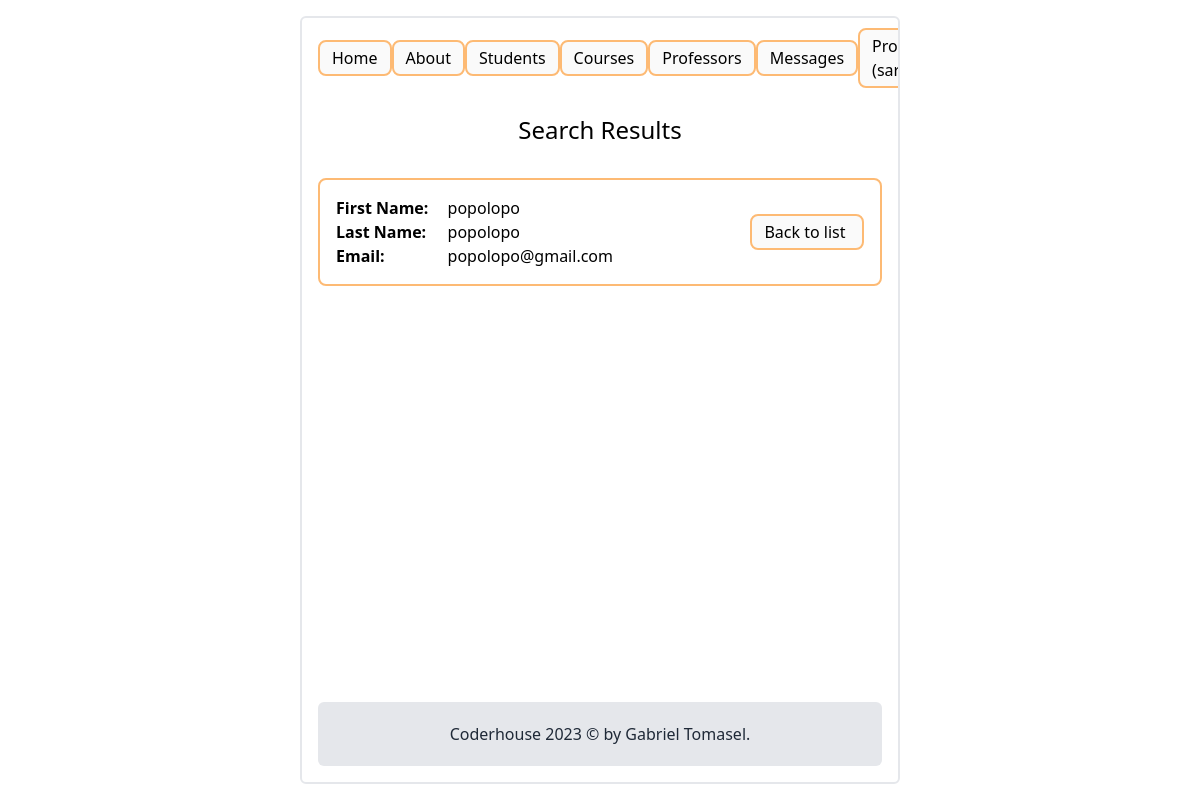
Screenshot of /students/6 (signed in) with the database file from the repository.
### students/models.py (models this page shows)
class Student(models.Model):
    first_name = models.CharField(max_length=25)
    last_name = models.CharField(max_length=25)
    email = models.EmailField()

### students/views.py (the view)
# urls.py: path('', include('students.urls')),
@login_required
def students(request, id=None):
    if id is not None:
        result = Student.objects.filter(Q(id__icontains=id))
    else:
        result = Student.objects.all()
    if len(result) > 0:
        return render(request, "students_search.html", {"search": result, "id": id})
    else:
        return render(request, "students_search.html", {"error": id})

### students/templates/students_search.html (shortened to what this page needs)
{% extends "parent.html" %}
{% load static %}
{% block title %}Search Results{% endblock %}
{% block main %}
{% if search %}
<div class="flex flex-col border-orange-300 border-2 rounded-lg p-4 space-y-4">
    {% for data in search %}
    <div class="flex w-full items-center">
        <div class="flex flex-col w-full">
            <div class="font-bold flex w-full">
                <div class="w-1/4">First Name: </div>
                <div class="font-normal ml-2">{{data.first_name}}</div>
            </div>
            {% if search|length <= 1 and id != None %}
            <div class="font-bold flex w-full">
                <div class="w-1/4">Last Name: </div>
                <div class="font-normal ml-2">{{data.last_name}}</div>
            </div>
            <div class="font-bold flex w-full">
                <div class="w-1/4">Email: </div>
                <div class="font-normal ml-2">{{data.email}}</div>
            </div>
            {% endif %}
        </div>
        <div class="flex flex-col">
            {% if search|length > 1 or id == None %}
            <a class="bg-zinc-50 hover:bg-orange-100 transition border-2 border-orange-300 py-1 px-3 rounded-lg" href="/students/{{data.id}}">Details</a>
            {% elif search|length <= 1 and id != None %}
            <a class="bg-zinc-50 hover:bg-orange-100 transition border-2 border-orange-300 py-1 px-3 rounded-lg w-[7.1rem]" href="/students">Back to list</a>
            {% endif %}
        </div>
    </div>
    {% endfor %}
</div>
{% endif %}
{% endblock %}

### main/templates/parent.html (shortened to what this page needs)
<!DOCTYPE html>
<html lang="en">
    <head>
        {% load static %}
        <link href="{% static 'css/index.css' %}" rel="stylesheet" />
        <script src="https://cdn.tailwindcss.com"></script>
    </head>
    <body class="h-screen flex flex-col items-center py-4">
        <div class="w-1/2 h-full flex flex-col border-2 p-4 rounded-md space-y-8 overflow-y-scroll" id="main">
            <div class="flex place-content-evenly items-center h-12">
                <a class="bg-zinc-50 hover:bg-orange-100 transition border-2 border-orange-300 py-1 px-3 rounded-lg" aria-current="page" href="{% url 'index' %}">Home</a>
                <a class="bg-zinc-50 hover:bg-orange-100 transition border-2 border-orange-300 py-1 px-3 rounded-lg" href="{% url 'about' %}">About</a>
                {% if request.user.is_authenticated %}
                    <a class="bg-zinc-50 hover:bg-orange-100 transition border-2 border-orange-300 py-1 px-3 rounded-lg" href="{% url 'students_form' %}">Students</a>
                    <a class="bg-zinc-50 hover:bg-orange-100 transition border-2 border-orange-300 py-1 px-3 rounded-lg" href="{% url 'courses_form' %}">Courses</a>
                    <a class="bg-zinc-50 hover:bg-orange-100 transition border-2 border-orange-300 py-1 px-3 rounded-lg" href="{% url 'professors_form' %}">Professors</a>
                    <a class="bg-zinc-50 hover:bg-orange-100 transition border-2 border-orange-300 py-1 px-3 rounded-lg" href="{% url 'comunications_form' %}">Messages</a>
                    <a class="bg-zinc-50 hover:bg-orange-100 transition border-2 border-orange-300 py-1 px-3 rounded-lg" href="{% url 'profile' %}">Profile ({{ request.user.username}})</a>
                    {% else %}
                    <a class="bg-zinc-50 hover:bg-orange-100 transition border-2 border-orange-300 py-1 px-3 rounded-lg" href="{% url 'login' %}">Login</a>
                    <a class="bg-zinc-50 hover:bg-orange-100 transition border-2 border-orange-300 py-1 px-3 rounded-lg" href="{% url 'register' %}">Register</a>
                {% endif %}
            </div>
            <div class="w-full text-center text-2xl">
                {% block title %}{% endblock title %}
            </div>
            {% block main %}{% endblock main %}
            <footer class="py-5 bg-gray-200 rounded-md !mt-auto">
                <p class="text-center text-gray-800">Coderhouse 2023 &copy; by Gabriel Tomasel.</p>
            </footer>
        </div>
    </body>
</html>

### main/static/main/css/index.css (style rules this page uses)
#main { -ms-overflow-style: none; scrollbar-width: none; }

### rows the page displays
Student: first_name "popolopo", last_name "popolopo", email "popolopo@gmail.com"
